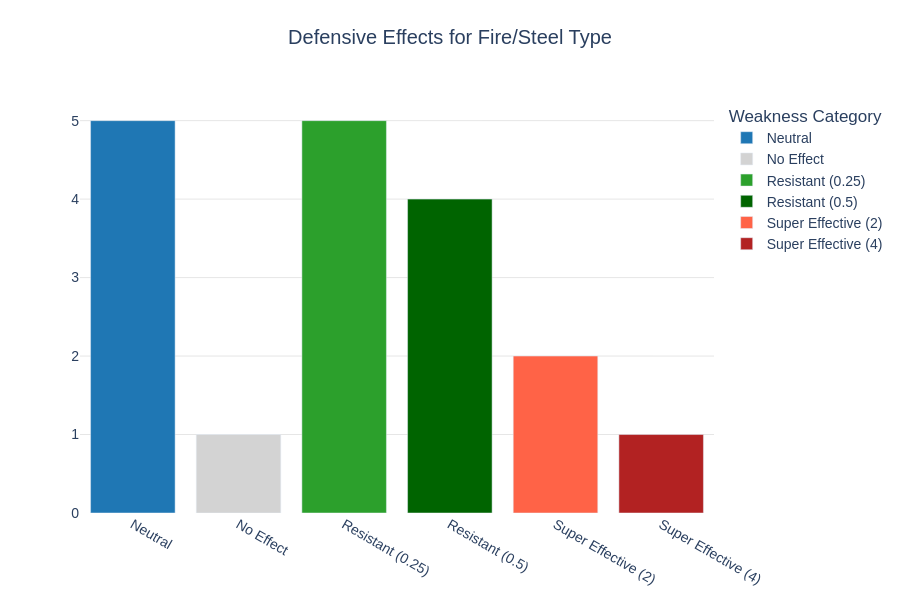

The code cell stored with this chart in its notebook:
### Code cell
bar_plot_weakness_category_defensive (table_categories_defensive, 'Fire/Steel')

### Figure 1 — Plotly figure (JSON) as saved in the notebook; plotly's stock layout.template omitted (floating-point values rounded to 4 significant figures)
{"data": [{"alignmentgroup": "True", "hovertemplate": "Weakness Category=%{x}<br>Count=%{y}<extra></extra>", "legendgroup": "Neutral", "marker": {"color": "#1f77b4", "pattern": {"shape": ""}}, "name": "Neutral", "offsetgroup": "Neutral", "orientation": "v", "showlegend": true, "textposition": "auto", "type": "bar", "x": ["Neutral"], "xaxis": "x", "y": [5], "yaxis": "y"}, {"alignmentgroup": "True", "hovertemplate": "Weakness Category=%{x}<br>Count=%{y}<extra></extra>", "legendgroup": "No Effect", "marker": {"color": "#d3d3d3", "pattern": {"shape": ""}}, "name": "No Effect", "offsetgroup": "No Effect", "orientation": "v", "showlegend": true, "textposition": "auto", "type": "bar", "x": ["No Effect"], "xaxis": "x", "y": [1], "yaxis": "y"}, {"alignmentgroup": "True", "hovertemplate": "Weakness Category=%{x}<br>Count=%{y}<extra></extra>", "legendgroup": "Resistant (0.25)", "marker": {"color": "#2ca02c", "pattern": {"shape": ""}}, "name": "Resistant (0.25)", "offsetgroup": "Resistant (0.25)", "orientation": "v", "showlegend": true, "textposition": "auto", "type": "bar", "x": ["Resistant (0.25)"], "xaxis": "x", "y": [5], "yaxis": "y"}, {"alignmentgroup": "True", "hovertemplate": "Weakness Category=%{x}<br>Count=%{y}<extra></extra>", "legendgroup": "Resistant (0.5)", "marker": {"color": "#006400", "pattern": {"shape": ""}}, "name": "Resistant (0.5)", "offsetgroup": "Resistant (0.5)", "orientation": "v", "showlegend": true, "textposition": "auto", "type": "bar", "x": ["Resistant (0.5)"], "xaxis": "x", "y": [4], "yaxis": "y"}, {"alignmentgroup": "True", "hovertemplate": "Weakness Category=%{x}<br>Count=%{y}<extra></extra>", "legendgroup": "Super Effective (2)", "marker": {"color": "#ff6347", "pattern": {"shape": ""}}, "name": "Super Effective (2)", "offsetgroup": "Super Effective (2)", "orientation": "v", "showlegend": true, "textposition": "auto", "type": "bar", "x": ["Super Effective (2)"], "xaxis": "x", "y": [2], "yaxis": "y"}, {"alignmentgroup": "True", "hovertemplate": "Weakness Category=%{x}<br>Count=%{y}<extra></extra>", "legendgroup": "Super Effective (4)", "marker": {"color": "#b22222", "pattern": {"shape": ""}}, "name": "Super Effective (4)", "offsetgroup": "Super Effective (4)", "orientation": "v", "showlegend": true, "textposition": "auto", "type": "bar", "x": ["Super Effective (4)"], "xaxis": "x", "y": [1], "yaxis": "y"}], "layout": {"barmode": "relative", "font": {"family": "Arial", "size": 14}, "height": 600, "legend": {"title": {"text": "Weakness Category"}, "tracegroupgap": 0}, "plot_bgcolor": "white", "title": {"text": "Defensive Effects for Fire/Steel Type", "x": 0.5, "xanchor": "center", "y": 0.95}, "width": 900, "xaxis": {"anchor": "y", "categoryarray": ["Neutral", "No Effect", "Resistant (0.25)", "Resistant (0.5)", "Super Effective (2)", "Super Effective (4)"], "categoryorder": "array", "domain": [0, 1], "title": {}}, "yaxis": {"anchor": "x", "domain": [0, 1], "gridcolor": "gray", "gridwidth": 0.2, "showgrid": true, "tickformat": ".0f", "title": {}}}}
